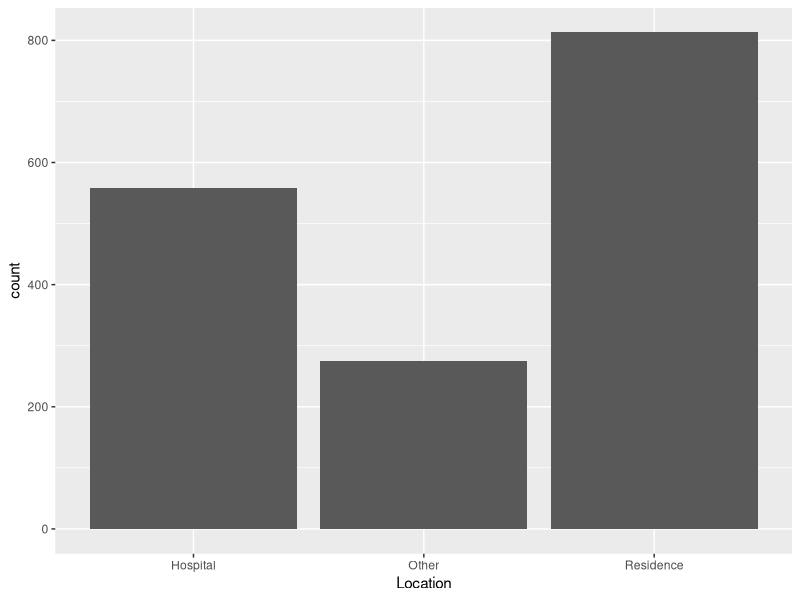

The R script that drew this image:
## ---- chunk 1
knitr::opts_chunk$set(echo = TRUE)
## ---- chunk 2
library(ggplot2)
library(dplyr)
library(tidyverse)

odCT<- readr::read_csv("dataSets/odCT.csv")

odCT %>%
  filter(Heroin == "Y") %>%
  filter(Location == "Residence" | Location == "Hospital" | Location == "Other") %>%
  ggplot(aes(Location)) + geom_bar()
